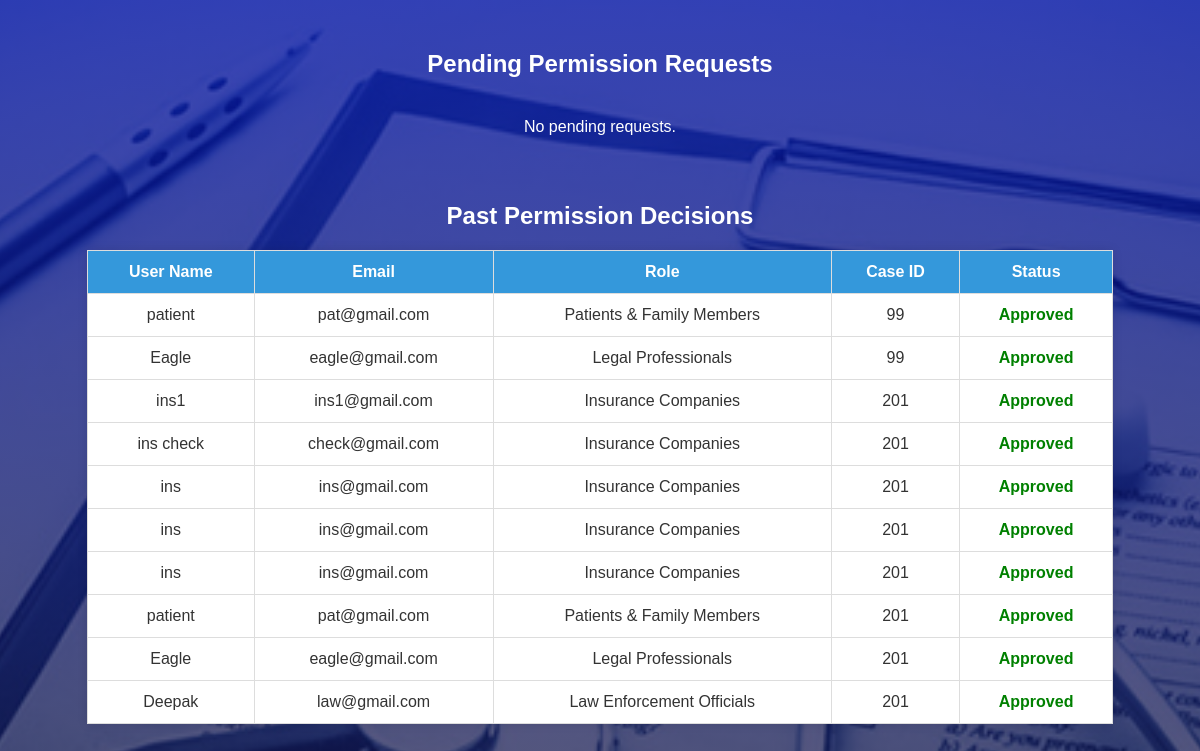
Screenshot of /admin/permissions (signed in) with the database file from the repository.
### tables this page shows
CREATE TABLE record_permission(
                id integer primary key autoincrement,
                case_id int not null,
                user_id int not null, status text default 'Pending', granted_by integer, role TEXT,
                FOREIGN KEY (user_id) REFERENCES users(id) ON DELETE CASCADE
            );

CREATE TABLE users (
            id INTEGER PRIMARY KEY AUTOINCREMENT,
            name TEXT NOT NULL,
            email TEXT UNIQUE NOT NULL,
            role TEXT NOT NULL,
            proof_filename TEXT NOT NULL,
            password TEXT NOT NULL
        );

### app.py (the view, shortened to what this page needs)
@app.route('/admin/permissions', methods=['GET', 'POST'])
def manage_permissions():
    if 'user_id' not in session or session.get('role') != 'Hospital Administrator':
        return redirect(url_for('login'))
    admin_id = session['user_id']
    conn = sqlite3.connect('database.db')
    conn.row_factory = sqlite3.Row
    c = conn.cursor()
    c.execute('''
        SELECT rp.id AS permission_id, rp.status, rp.case_id, u.name, u.role, u.email
        FROM record_permission rp
        JOIN users u ON rp.user_id = u.id
        WHERE rp.status = 'Pending'
    ''')
    pending_requests = c.fetchall()
    c.execute('''
        SELECT rp.id AS permission_id, rp.status, rp.case_id, u.name, u.role, u.email
        FROM record_permission rp
        JOIN users u ON rp.user_id = u.id
        WHERE rp.status != 'Pending' AND rp.granted_by = ?
        ORDER BY rp.id DESC
    ''', (admin_id,))
    past_requests = c.fetchall()
    conn.close()
    return render_template('manage_permissions.html',
                           pending_requests=pending_requests,
                           past_requests=past_requests)

### template/manage_permissions.html (shortened to what this page needs)
<!DOCTYPE html>
<html lang="en">
<head>
    <link rel="stylesheet" href="{{ url_for('static', filename='admin.css') }}">
</head>
<body>
<h2 style="text-align:center; margin-top: 20px; color:white ">Pending Permission Requests</h2>
{% if pending_requests %}
<table>
    <tr>
        <th>User Name</th>
        <th>Email</th>
        <th>Role</th>
        <th>Case ID</th>
        <th>Status</th>
        <th>Action</th>
    </tr>
    {% for req in pending_requests %}
    <tr>
        <td>{{ req['name'] }}</td>
        <td>{{ req['email'] }}</td>
        <td>{{ req['role'] }}</td>
        <td>{{ req['case_id'] }}</td>
        <td>{{ req['status'] }}</td>
        <td>
            <form method="post">
                <input type="hidden" name="permission_id" value="{{ req['permission_id'] }}">
                <button type="submit" name="action" value="Approved" class="approve">Approve</button>
                <button type="submit" name="action" value="Rejected" class="reject">Reject</button>
            </form>
        </td>
    </tr>
    {% endfor %}
</table>
{% else %}
<p style="text-align:center; margin-top: 20px; color:white ">No pending requests.</p>
{% endif %}
<h2 style="margin-top:50px;color:white">Past Permission Decisions</h2>
{% if past_requests %}
<table>
    <tr>
        <th>User Name</th>
        <th>Email</th>
        <th>Role</th>
        <th>Case ID</th>
        <th>Status</th>
    </tr>
    {% for req in past_requests %}
    <tr>
        <td>{{ req['name'] }}</td>
        <td>{{ req['email'] }}</td>
        <td>{{ req['role'] }}</td>
        <td>{{ req['case_id'] }}</td>
        <td style="color: {% if req['status'] == 'Approved' %}green{% else %}red{% endif %}; font-weight: bold;">
            {{ req['status'] }}
        </td>
    </tr>
    {% endfor %}
</table>
{% else %}
<p style="text-align:center; margin-top: 20px;color:white">No past decisions available.</p>
{% endif %}
</body>
</html>

### static/admin.css (style rules this page uses)
body { font-family: Arial, sans-serif; margin: 0; padding: 0; background-color: #f4f4f4; color: #333; display: flex; flex-direction: column; align-items: center; min-height: 100vh; }
body::before { content: ''; position: fixed; top: 0; left: 0; height: 100%; width: 100%; z-index: -1; background-image: linear-gradient( rgba(5, 21, 165, 0.8), rgba(20, 20, 61, 0.7) ), url(medical-records.jpg); background-size: cover; background-repeat: no-repeat; background-position: center; }

### template/manage_permissions.html (style rules this page uses)
body { font-family: Arial, sans-serif; padding: 30px; background: #f4f6f8; }
h2 { text-align: center; color: #2c3e50; }
table { width: 90%; margin: 0 auto; border-collapse: collapse; background-color: white; box-shadow: 0 0 10px rgba(0,0,0,0.1); }
th, td { padding: 12px; text-align: center; border: 1px solid #ddd; }
th { background-color: #3498db; color: white; }

### rows the page displays
record_permission: name "patient", email "pat@gmail.com", role "Patients & Family Members", case_id "99", status "Approved"
record_permission: name "Eagle", email "eagle@gmail.com", role "Legal Professionals", case_id "99", status "Approved"
record_permission: name "ins1", email "ins1@gmail.com", role "Insurance Companies", case_id "201", status "Approved"
record_permission: name "ins check", email "check@gmail.com", role "Insurance Companies", case_id "201", status "Approved"
record_permission: name "ins", email "ins@gmail.com", role "Insurance Companies", case_id "201", status "Approved"
record_permission: name "ins", email "ins@gmail.com", role "Insurance Companies", case_id "201", status "Approved"
record_permission: name "ins", email "ins@gmail.com", role "Insurance Companies", case_id "201", status "Approved"
record_permission: name "patient", email "pat@gmail.com", role "Patients & Family Members", case_id "201", status "Approved"
record_permission: name "Eagle", email "eagle@gmail.com", role "Legal Professionals", case_id "201", status "Approved"
record_permission: name "Deepak", email "law@gmail.com", role "Law Enforcement Officials", case_id "201", status "Approved"
